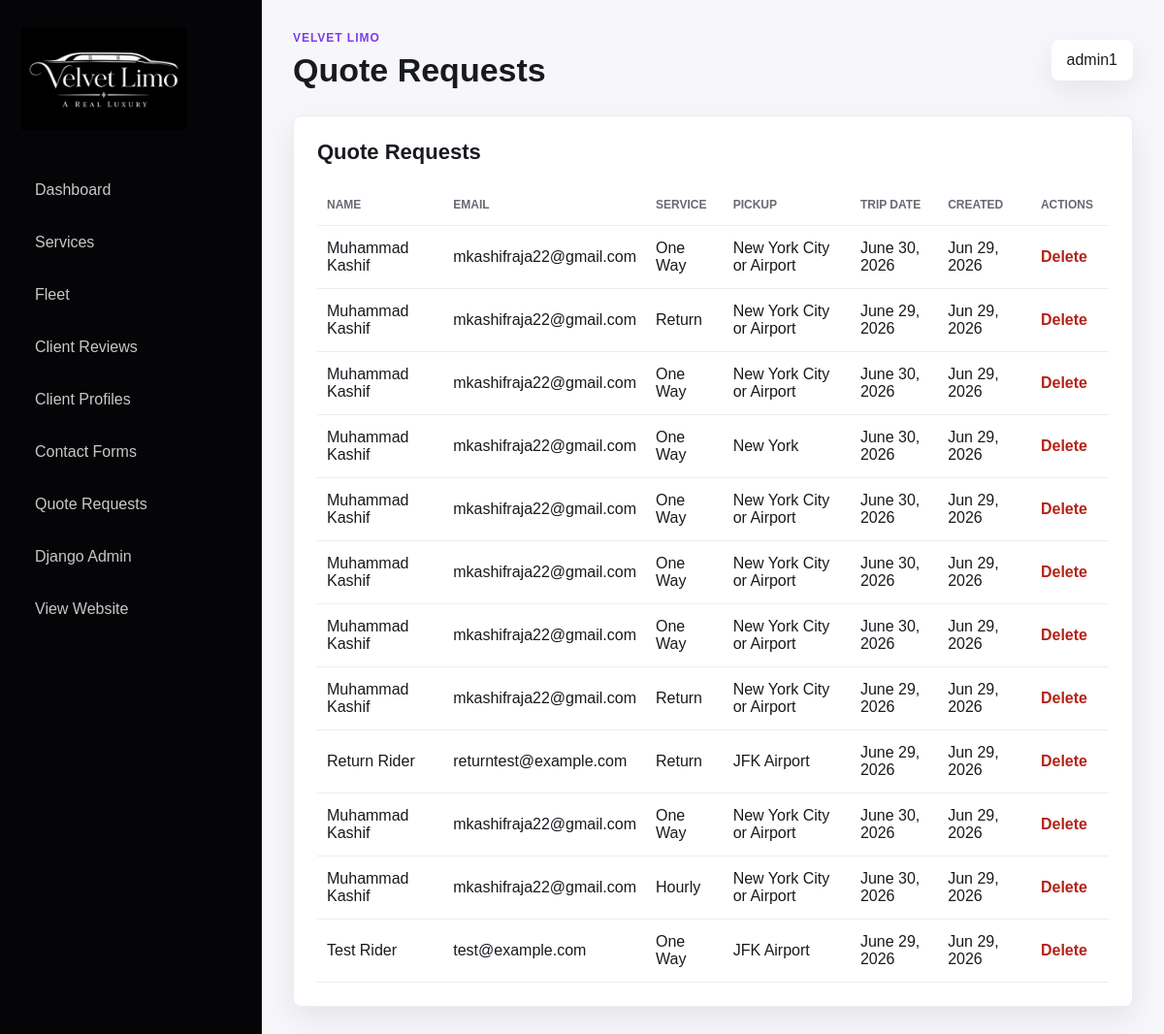
/dashboard/main/quote-requests/ (signed in), run on the app's committed database.
### main/models.py (models this page shows, shortened)
class QuoteRequest(models.Model):
    SERVICE_ONE_WAY = 'one_way'
    SERVICE_RETURN = 'return'
    SERVICE_HOURLY = 'hourly'
    SERVICE_TYPE_CHOICES = [
        (SERVICE_ONE_WAY, 'One Way'),
        (SERVICE_RETURN, 'Return'),
        (SERVICE_HOURLY, 'Hourly'),
    ]
    user = models.ForeignKey(
        settings.AUTH_USER_MODEL,
        on_delete=models.SET_NULL,
        null=True,
        blank=True,
        related_name='quote_requests',
    )
    full_name = models.CharField(max_length=255)
    email = models.EmailField()
    phone = models.CharField(max_length=30)
    service_type = models.CharField(max_length=20, choices=SERVICE_TYPE_CHOICES, default=SERVICE_ONE_WAY)
    pickup = models.CharField(max_length=255)
    dropoff = models.CharField(max_length=255, blank=True)
    stop = models.CharField(max_length=255, blank=True)
    trip_date = models.DateField()
    trip_time = models.TimeField()
    riders = models.PositiveIntegerField(default=1)
    return_date = models.DateField(null=True, blank=True)
    return_time = models.TimeField(null=True, blank=True)
    return_pickup = models.CharField(max_length=255, blank=True)
    hours = models.PositiveIntegerField(null=True, blank=True)
    hourly_area = models.CharField(max_length=255, blank=True)
    hourly_notes = models.TextField(blank=True)
    created_at = models.DateTimeField(auto_now_add=True)
    class Meta:
        ordering = ['-created_at']

### dashboard/views.py (the view)
# urls.py: path('main/quote-requests/', views.quote_request_list, name='dashboard_quote_requests'),
@staff_member_required(login_url='admin:login')
def quote_request_list(request):
    quote_requests = QuoteRequest.objects.select_related('user').order_by('-created_at')
    return render(request, 'dashboard/quote_request_list.html', {'quote_requests': quote_requests})

### main/context_processors.py (called while the page is built)
def google_maps_api_key(request):
    return {
        'GOOGLE_MAPS_API_KEY': getattr(settings, 'GOOGLE_MAPS_API_KEY', ''),
        'USE_GOOGLE_MAPS_API': getattr(settings, 'USE_GOOGLE_MAPS_API', False),
    }

### templates/dashboard/quote_request_list.html
{% extends 'dashboard/base.html' %}
{% block dashboard_title %}Quote Requests{% endblock %}
{% block dashboard_content %}
<section class="dashboard-panel">
	<div class="dashboard-panel-head">
		<h2>Quote Requests</h2>
	</div>
	<table class="dashboard-table">
		<thead>
			<tr>
				<th>Name</th>
				<th>Email</th>
				<th>Service</th>
				<th>Pickup</th>
				<th>Trip Date</th>
				<th>Created</th>
				<th>Actions</th>
			</tr>
		</thead>
		<tbody>
			{% for quote_request in quote_requests %}
			<tr>
				<td>{{ quote_request.full_name }}</td>
				<td>{{ quote_request.email }}</td>
				<td>{{ quote_request.get_service_type_display }}</td>
				<td>{{ quote_request.pickup }}</td>
				<td>{{ quote_request.trip_date }}</td>
				<td>{{ quote_request.created_at|date:"M d, Y" }}</td>
				<td>
					<a class="dashboard-danger-link" href="{% url 'dashboard_quote_request_delete' quote_request.id %}">Delete</a>
				</td>
			</tr>
			{% empty %}
			<tr><td colspan="7">No quote requests found.</td></tr>
			{% endfor %}
		</tbody>
	</table>
</section>
{% endblock %}

### templates/dashboard/base.html (shortened to what this page needs)
{% load static %}
<!doctype html>
<html lang="en">
	<head>
		<link rel="stylesheet" href="{% static 'assets/css/dashboard.css' %}" />
	</head>
	<body>
		<div class="dashboard-shell">
			<aside class="dashboard-sidebar">
				<a class="dashboard-brand" href="{% url 'dashboard_home' %}">
					<img src="{% static 'assets/imgs/template/velvet-logo.png' %}" alt="Velvet Limo" />
				</a>
				<nav class="dashboard-nav">
					<a href="{% url 'dashboard_home' %}">Dashboard</a>
					<a href="{% url 'dashboard_services' %}">Services</a>
					<a href="{% url 'dashboard_fleet' %}">Fleet</a>
					<a href="{% url 'dashboard_client_reviews' %}">Client Reviews</a>
						<a href="{% url 'dashboard_client_profiles' %}">Client Profiles</a>
						<a href="{% url 'dashboard_contact_forms' %}">Contact Forms</a>
						<a href="{% url 'dashboard_quote_requests' %}">Quote Requests</a>
					<a href="{% url 'admin:index' %}">Django Admin</a>
					<a href="{% url 'home' %}">View Website</a>
				</nav>
			</aside>
			<main class="dashboard-main">
				<header class="dashboard-topbar">
					<div>
						<p class="dashboard-eyebrow">Velvet Limo</p>
						<h1>{% block dashboard_title %}Dashboard{% endblock %}</h1>
					</div>
					<div class="dashboard-user">
						<span>{{ request.user.get_username }}</span>
					</div>
				</header>
				{% block dashboard_content %}{% endblock %}
			</main>
		</div>
	</body>
</html>

### static/assets/css/dashboard.css (style rules this page uses)
* { box-sizing: border-box; }
body { background: #0d0b12; color: #181a1f; font-family: Arial, Helvetica, sans-serif; margin: 0; }
a { color: inherit; text-decoration: none; }
.dashboard-shell { display: flex; min-height: 100vh; }
.dashboard-sidebar { background: #050507; border-right: 1px solid rgba(255, 255, 255, 0.08); color: #ffffff; flex: 0 0 270px; padding: 28px 22px; }
.dashboard-brand { display: block; margin-bottom: 36px; }
.dashboard-brand img { max-width: 170px; }
.dashboard-nav { display: grid; gap: 10px; }
.dashboard-nav a { border-radius: 8px; color: rgba(255, 255, 255, 0.78); padding: 13px 14px; }
.dashboard-main { background: #f7f7fb; flex: 1; padding: 32px; }
.dashboard-topbar { align-items: center; display: flex; justify-content: space-between; margin-bottom: 28px; }
.dashboard-eyebrow { color: #7c3aed; font-size: 12px; font-weight: 700; letter-spacing: 0.08em; margin: 0 0 8px; text-transform: uppercase; }
.dashboard-topbar h1 { font-size: 34px; line-height: 1.1; margin: 0; }
.dashboard-user { background: #ffffff; border-radius: 8px; box-shadow: 0 10px 30px rgba(13, 11, 18, 0.08); padding: 12px 16px; }
.dashboard-stat, .dashboard-panel { background: #ffffff; border: 1px solid #ececf4; border-radius: 8px; box-shadow: 0 12px 32px rgba(13, 11, 18, 0.08); }
.dashboard-panel { padding: 24px; }
.dashboard-panel h2 { font-size: 22px; margin: 0 0 20px; }
.dashboard-panel-head { align-items: center; display: flex; justify-content: space-between; margin-bottom: 20px; }
.dashboard-panel-head h2 { margin-bottom: 0; }
.dashboard-table { border-collapse: collapse; width: 100%; }
.dashboard-table th, .dashboard-table td { border-bottom: 1px solid #ececf4; padding: 14px 10px; text-align: left; }
.dashboard-table th { color: #696974; font-size: 12px; text-transform: uppercase; }
.dashboard-table a { color: #7c3aed; font-weight: 700; margin-right: 12px; }
.dashboard-table .dashboard-danger-link { color: #b42318; }

### data on the page
QuoteRequest: full_name "Muhammad Kashif", email "mkashifraja22@gmail.com", service_type "One Way", pickup "New York City or Airport", trip_date "June 30, 2026", created_at "Jun 29, 2026"
QuoteRequest: full_name "Muhammad Kashif", email "mkashifraja22@gmail.com", service_type "Return", pickup "New York City or Airport", trip_date "June 29, 2026", created_at "Jun 29, 2026"
QuoteRequest: full_name "Muhammad Kashif", email "mkashifraja22@gmail.com", service_type "One Way", pickup "New York City or Airport", trip_date "June 30, 2026", created_at "Jun 29, 2026"
QuoteRequest: full_name "Muhammad Kashif", email "mkashifraja22@gmail.com", service_type "One Way", pickup "New York", trip_date "June 30, 2026", created_at "Jun 29, 2026"
QuoteRequest: full_name "Muhammad Kashif", email "mkashifraja22@gmail.com", service_type "One Way", pickup "New York City or Airport", trip_date "June 30, 2026", created_at "Jun 29, 2026"
QuoteRequest: full_name "Muhammad Kashif", email "mkashifraja22@gmail.com", service_type "One Way", pickup "New York City or Airport", trip_date "June 30, 2026", created_at "Jun 29, 2026"
QuoteRequest: full_name "Muhammad Kashif", email "mkashifraja22@gmail.com", service_type "One Way", pickup "New York City or Airport", trip_date "June 30, 2026", created_at "Jun 29, 2026"
QuoteRequest: full_name "Muhammad Kashif", email "mkashifraja22@gmail.com", service_type "Return", pickup "New York City or Airport", trip_date "June 29, 2026", created_at "Jun 29, 2026"
QuoteRequest: full_name "Return Rider", email "returntest@example.com", service_type "Return", pickup "JFK Airport", trip_date "June 29, 2026", created_at "Jun 29, 2026"
QuoteRequest: full_name "Muhammad Kashif", email "mkashifraja22@gmail.com", service_type "One Way", pickup "New York City or Airport", trip_date "June 30, 2026", created_at "Jun 29, 2026"
QuoteRequest: full_name "Muhammad Kashif", email "mkashifraja22@gmail.com", service_type "Hourly", pickup "New York City or Airport", trip_date "June 30, 2026", created_at "Jun 29, 2026"
QuoteRequest: full_name "Test Rider", email "test@example.com", service_type "One Way", pickup "JFK Airport", trip_date "June 29, 2026", created_at "Jun 29, 2026"

### other printed values
{{ request.user.get_username }} "admin1"
